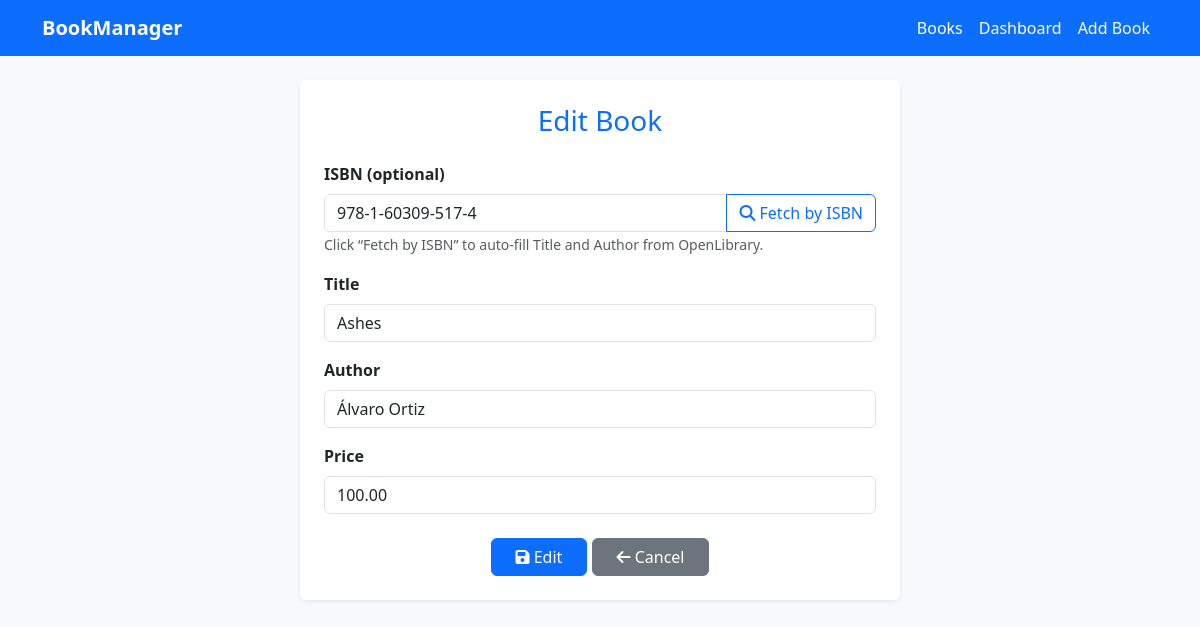
Screenshot of /books/1/edit/ with the database file from the repository.
### books/models.py (models this page shows, shortened)
class Book(models.Model):
    title = models.CharField(max_length=255)
    author = models.CharField(max_length=200)
    isbn = models.CharField(max_length=20, blank=True, null=True)
    price = models.DecimalField(max_digits=8, decimal_places=2, default=0.00)
    created_at = models.DateTimeField(auto_now_add=True)

### books/views.py (the view)
# urls.py: path('books/<int:pk>/edit/', views.book_update, name='book_update'),
def book_update(request, pk):
    book = get_object_or_404(Book, pk=pk)
    if request.method == 'POST':
        form = BookForm(request.POST, instance=book)
        if form.is_valid():
            form.save()
            return redirect('books:book_detail', pk=book.pk)
    else:
        form = BookForm(instance=book)
    return render(request, 'books/book_form.html', {'form': form, 'action': 'Edit'})

### books/forms.py
class BookForm(forms.ModelForm):
    class Meta:
        model = Book
        fields = ['title', 'author', 'isbn', 'price']
        widgets = {
            'title': forms.TextInput(attrs={'class':'form-control'}),
            'author': forms.TextInput(attrs={'class':'form-control'}),
            'isbn': forms.TextInput(attrs={'class':'form-control'}),
            'price': forms.NumberInput(attrs={'class':'form-control'}),
        }

### books/templates/books/book_form.html (shortened to what this page needs)
{% extends "books/base.html" %}
{% block content %}
<div class="card mx-auto shadow-sm p-4" style="max-width: 600px;">
  <h3 class="text-center text-primary mb-4">{{ action }} Book</h3>
  <form method="post" novalidate>
    <div class="mb-3">
      <label class="form-label fw-semibold">ISBN (optional)</label>
      <div class="input-group">
        {{ form.isbn }}
        <button id="fetch-btn" type="button" class="btn btn-outline-primary">
          <i class="fa fa-search"></i> Fetch by ISBN
        </button>
      </div>
      <small class="text-muted">Click “Fetch by ISBN” to auto-fill Title and Author from OpenLibrary.</small>
    </div>
    <div class="mb-3">
      <label class="form-label fw-semibold">Title</label>
      {{ form.title }}
    </div>
    <div class="mb-3">
      <label class="form-label fw-semibold">Author</label>
      {{ form.author }}
    </div>
    <div class="mb-3">
      <label class="form-label fw-semibold">Price</label>
      {{ form.price }}
    </div>
    <div class="text-center mt-4">
      <button type="submit" class="btn btn-primary px-4">
        <i class="fa fa-save"></i> {{ action }}
      </button>
      <a href="{% url 'books:book_list' %}" class="btn btn-secondary px-4">
        <i class="fa fa-arrow-left"></i> Cancel
      </a>
    </div>
  </form>
</div>
{% endblock %}

### books/templates/books/base.html (style rules this page uses)
body { background-color: #f8f9fa; font-family: 'Segoe UI', Tahoma, Geneva, Verdana, sans-serif; }
.card { box-shadow: 0 3px 10px rgba(0,0,0,0.1); border: none; }

### books/templates/books/book_form.html (style rules this page uses)
form input, form select, form textarea { border-radius: 0.4rem; border: 1px solid #ced4da; padding: 0.5rem 0.75rem; width: 100%; }

### rows the page displays
Book: isbn "978-1-60309-517-4", title "Ashes", author "Álvaro Ortiz", price "100.00"

### other values shown
{{ action }} "Edit"
